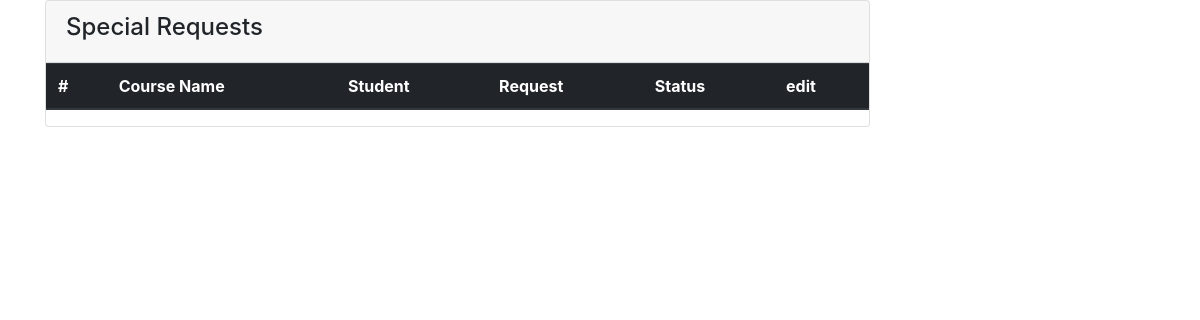
Page /users/approve_req/ on the earlier database version.
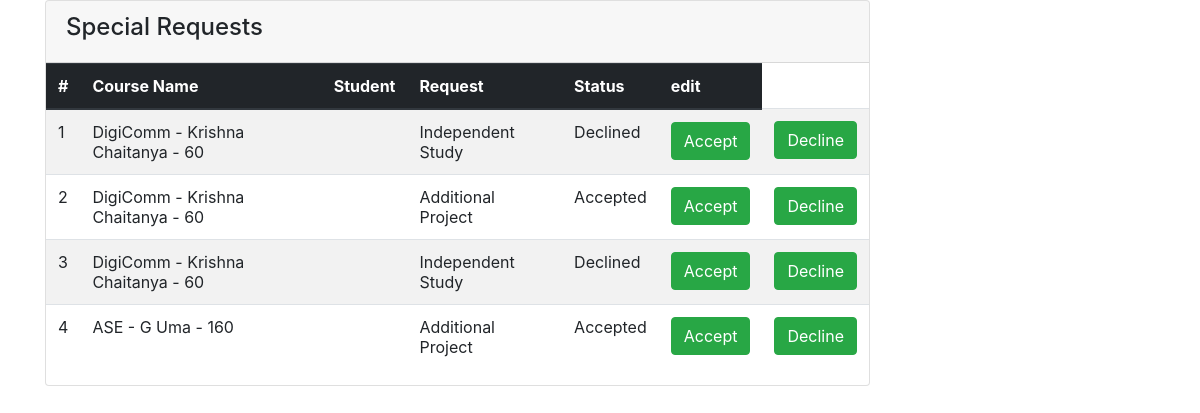
Same page on the later database version.
### users/models.py (models this page shows, shortened)
class BufferSpecialPermissionsTable(models.Model):
	course = models.ForeignKey(Course, on_delete=models.CASCADE)
	req = models.CharField(max_length=20)
	status = models.CharField(max_length=4, default='pending')
	email = models.CharField(max_length=30)

class Course(models.Model):
	name = models.CharField(max_length=20)
	prof = models.CharField(max_length=20)
	max_students = models.IntegerField()
	def __str__(self):
		return u'%s - %s - %s' % (self.name, self.prof, self.max_students)

### users/views.py (the view)
# urls.py: path('approve_req/', views.approve_req, name='approve_req'),
def approve_req(request):
	special_reqs = BufferSpecialPermissionsTable.objects.all()
	context = {'special_reqs': special_reqs}
	return render(request, 'users/approve_req.html', context)

### users/templates/users/approve_req.html (shortened to what this page needs)
<head>
  <link rel="stylesheet" href="https://use.fontawesome.com/releases/v5.0.13/css/all.css"
>
  <link rel="stylesheet" href="https://stackpath.bootstrapcdn.com/bootstrap/4.1.1/css/bootstrap.min.css"
>
  <link rel="stylesheet" href="css/style.css">
</head>
<section id="posts">
<div class="container">
  <div class="row">
    <div class="col-md-9">
      <div class="card">
        <div class="card-header">
          <h4>Special Requests</h4>
        </div>
        <table class="table table-striped">
          <thead class="thead-dark">
            <tr>
              <th>#</th>
              <th>Course Name</th>
              <th>Student</th>
              <th>Request</th>
              <th>Status</th>
              <th>edit</th>
            </tr>
          </thead>
          <tbody>
            {% for request in special_reqs %}
              <tr>
                <td>{{request.id}}</td>
                <td>{{request.course}}</td>
                <td>{{user.username}}</td>
                <td>{{request.req}}</td>
                <td>{{request.status}}</td>
                <td><a href="{% url 'users:special_req_res_acc' request.id %}" class="btn btn-success btn-block" data-toggle="modal" data-target="#approveSpecialRequest">Accept</a></td>
                <td><a href="{% url 'users:special_req_res_dec' request.id %}" class="btn btn-success btn-block" data-toggle="modal" data-target="#approveSpecialRequest">Decline</a></td>
            {% endfor %}
          </tbody>
        </table>
      </div>
    </div>
      </div>
    </div>
</section>

Differences in the rows shown:
added BufferSpecialPermissionsTable: id "1", course "DigiComm - Krishna Chaitanya - 60", req "Independent Study", status "Declined"
added BufferSpecialPermissionsTable: id "2", course "DigiComm - Krishna Chaitanya - 60", req "Additional Project", status "Accepted"
added BufferSpecialPermissionsTable: id "3", course "DigiComm - Krishna Chaitanya - 60", req "Independent Study", status "Declined"
added BufferSpecialPermissionsTable: id "4", course "ASE - G Uma - 160", req "Additional Project", status "Accepted"
